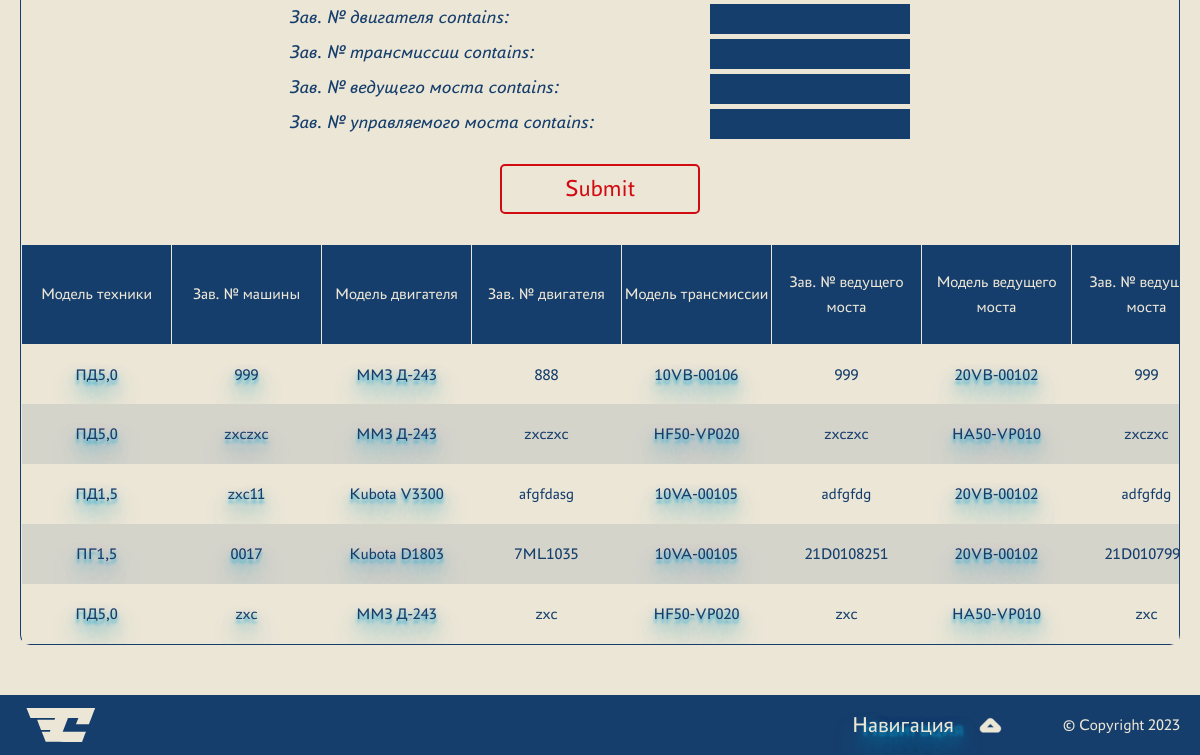
/you_db/ (signed in, lower part), run on an earlier commit of the app's database.
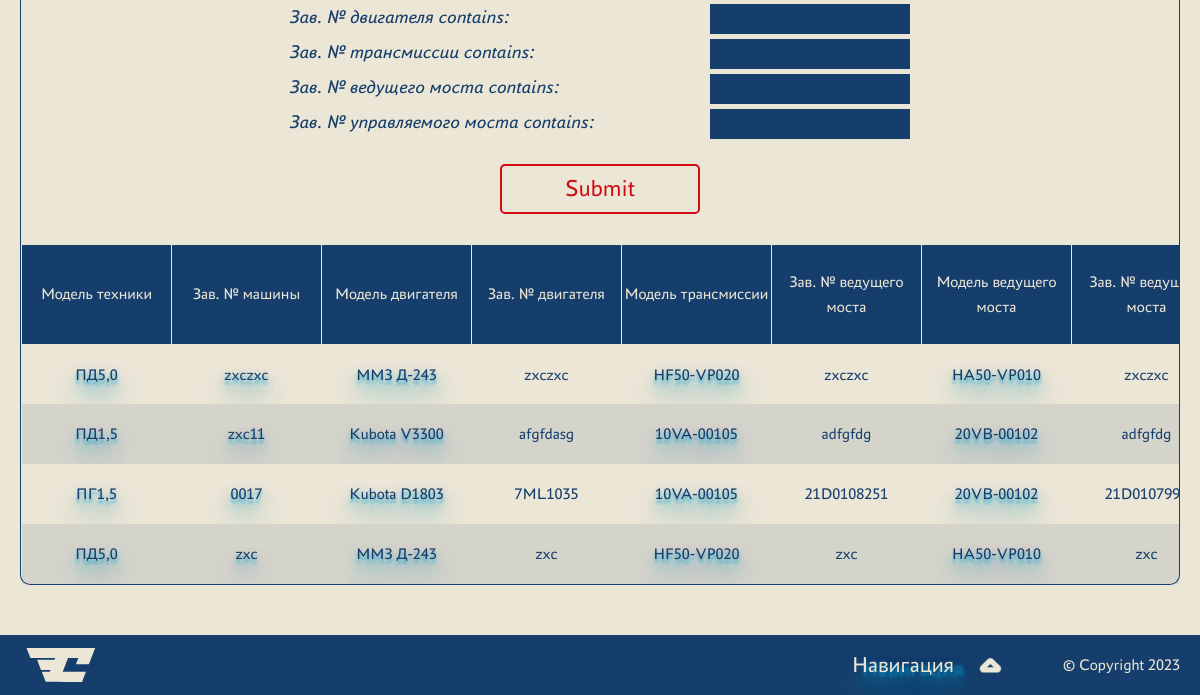
And on a later commit of the database.
### crm_app/models.py (models this page shows, shortened)
class Machine(models.Model):
    serialNumber = models.CharField(
        max_length=255, unique=True, verbose_name='Зав. № машины')
    modelMachine = models.ForeignKey(
        'ModelMachine', on_delete=models.CASCADE, related_name='modelMachines', verbose_name='Модель техники')
    serialNumberEngine = models.CharField(
        max_length=255, unique=True, verbose_name='Зав. № двигателя')
    modelEngine = models.ForeignKey(
        'ModelEngine', on_delete=models.CASCADE, related_name='modelEngines', verbose_name='Модель двигателя')
    serialTransmission = models.CharField(
        max_length=255, unique=True, verbose_name='Зав. № трансмиссии')
    modelTransmission = models.ForeignKey(
        'ModelTransmission', on_delete=models.CASCADE, related_name='modelTransmissions', verbose_name='Модель трансмиссии')
    serialDriveAxle = models.CharField(
        max_length=255, unique=True, verbose_name='Зав. № ведущего моста')
    modelDriveAxle = models.ForeignKey(
        'ModelDriveAxle', on_delete=models.CASCADE, related_name='modelDriveAxles', verbose_name='Модель ведущего моста')
    serialSteeringAxle = models.CharField(
        max_length=255, unique=True, verbose_name='Зав. № управляемого моста')
    modelSteeringAxle = models.ForeignKey(
        'ModelSteeringAxle', on_delete=models.CASCADE, related_name='modelSteeringAxles', verbose_name='Модель управляемого моста')
    deliveryContract = models.CharField(
        max_length=255, verbose_name='Договор поставки №, дата')
    shipmentDate = models.DateField(verbose_name='Дата отгрузки с завода')
    consignee = models.CharField(
        max_length=255, verbose_name='Грузополучатель (конечный потребитель)')
    deliveryAddress = models.CharField(
        max_length=255, verbose_name='Адрес поставки (эксплуатации)')
    additionalOptions = models.TextField(
        default='Комплектация не указана', verbose_name='Комплектация (дополнительные опции)')
    client = models.ForeignKey(
        User, on_delete=models.CASCADE, related_name='clients', verbose_name='Клиент')
    serviceCompany = models.ForeignKey(
        'ServiceCompany', on_delete=models.CASCADE, verbose_name='Сервисная компания')
    class Meta:
        verbose_name = 'Машина'
        verbose_name_plural = 'МАШИНЫ'
    def __str__(self):
        return self.serialNumber

class ModelMachine(models.Model):
    name = models.CharField(max_length=255, verbose_name='Модель')
    description = models.TextField(verbose_name='Описание')
    class Meta:
        verbose_name = 'Модель техники'
        verbose_name_plural = '_СПРАВОЧНИК_Модели техники'
    def __str__(self):
        return self.name

class ModelEngine(models.Model):
    name = models.CharField(max_length=255, verbose_name='Модель')
    description = models.TextField(verbose_name='Описание')
    class Meta:
        verbose_name = 'Модель двигателя'
        verbose_name_plural = '_СПРАВОЧНИК_Модели двигателя'
    def __str__(self):
        return self.name

class ModelTransmission(models.Model):
    name = models.CharField(max_length=255, verbose_name='Модель')
    description = models.TextField(verbose_name='Описание')
    class Meta:
        verbose_name = 'Модель трансмиссии'
        verbose_name_plural = '_СПРАВОЧНИК_Модели трансмиссии'
    def __str__(self):
        return self.name

class ModelDriveAxle(models.Model):
    name = models.CharField(max_length=255, verbose_name='Модель')
    description = models.TextField(verbose_name='Описание')
    class Meta:
        verbose_name = 'Модель ведущего моста'
        verbose_name_plural = '_СПРАВОЧНИК_Модели ведущего моста'
    def __str__(self):
        return self.name

### crm_app/views.py (the view)
# urls.py: path('you_db/', page_after_authorization, name='page_after_authorization'),
@login_required()
def page_after_authorization(request):
    user_client = request.user
    user_service = request.user.last_name
    if request.user.is_staff == True:
        return redirect('full_db_list')
    filter_machines = MachineFilter(request.GET, queryset=Machine.objects.filter(
        client=user_client).order_by('-shipmentDate'))
    if not filter_machines:
        service = ServiceCompany.objects.get(name=user_service)
        filter_machines = MachineFilter(request.GET, queryset=Machine.objects.filter(
            serviceCompany=service).order_by('-shipmentDate'))
    filter_maintenance = MaintenanceFilter(request.GET, queryset=Maintenance.objects.filter(
        client=user_client).order_by('-maintenanceDate'))
    if not filter_maintenance:
        service = ServiceCompany.objects.get(name=user_service)
        filter_maintenance = MaintenanceFilter(request.GET, queryset=Maintenance.objects.filter(
            serviceCompany=service).order_by('-maintenanceDate'))
    filter_claims = ClaimsFilter(request.GET, queryset=Claims.objects.filter(
        client=user_client).order_by('-breakdownDate'))
    if not filter_claims:
        service = ServiceCompany.objects.get(name=user_service)
        filter_claims = ClaimsFilter(request.GET, queryset=Claims.objects.filter(
            serviceCompany=service).order_by('-breakdownDate'))
    context = {
        'filter_machines': filter_machines,
        'filter_maintenance': filter_maintenance,
        'filter_claims': filter_claims,
        'menu': menu,
        'title': "Ваша база данных"
    }
    return render(request, 'crm_app/page_after_authorization.html', context=context)

### crm_app/models.py (called while the page is built)
    @property
    @admin.display(description='Время простоя')
    def downtime(self):
        if (self.breakdownDate != None):
            down = self.recoverDate - self.breakdownDate
            downtime = str(down).split(' ', 1)[0] + ' дней'
            return downtime

    def __str__(self):
        return self.name

    def __str__(self):
        return self.name

    def __str__(self):
        return self.name

    def __str__(self):
        return self.name

    def __str__(self):
        return self.name

### crm_app/templates/crm_app/page_after_authorization.html (shortened to what this page needs)
{% extends 'crm_app/base.html' %}
{% block content %}
<div class="container">
  <br />
  <div id="General_Info" class="tabcontent">
    <form class="filter" method="get">
      <div class="filter__items">{{ filter_machines.form.as_p }}</div>
      <input type="submit" />
    </form>
    <div class="tab1">
      <table class="tab1__table">
        <tr class="tab1__row">
          <th class="tab1__head">Модель техники</th>
          <th class="tab1__head">Зав. № машины</th>
          <th class="tab1__head">Модель двигателя</th>
          <th class="tab1__head">Зав. № двигателя</th>
          <th class="tab1__head">Модель трансмиссии</th>
          <th class="tab1__head">Зав. № ведущего моста</th>
          <th class="tab1__head">Модель ведущего моста</th>
          <th class="tab1__head">Зав. № ведущего моста</th>
        </tr>
        {% for machine in filter_machines.qs %}
        <tr class="tab1__row">
          <td class="tab1__col">
            <a
              href="{% url 'directory_model_machine' machine.modelMachine_id %}"
              >{{ machine.modelMachine }}</a
            >
          </td>
          <td class="tab1__col">
            <a href="{% url 'machine' machine.machine_id %}"
              >{{machine.serialNumber}}</a
            >
          </td>
          <td class="tab1__col">
            <a href="{% url 'directory_model_engine' machine.modelEngine_id %}"
              >{{machine.modelEngine}}</a
            >
          </td>
          <td class="tab1__col">{{machine.serialNumberEngine}}</td>
          <td class="tab1__col">
            <a
              href="{% url 'directory_model_transmission' machine.modelTransmission_id %}"
              >{{machine.modelTransmission}}</a
            >
          </td>
          <td class="tab1__col">{{machine.serialTransmission}}</td>
          <td class="tab1__col">
            <a
              href="{% url 'directory_model_drive_axle' machine.modelDriveAxle_id %}"
              >{{machine.modelDriveAxle}}</a
            >
          </td>
          <td class="tab1__col">{{machine.serialDriveAxle}}</td>
        </tr>
        {% empty %}
        <div class="message">Список пуст</div>
        {% endfor %}
      </table>
    </div>
  </div>
</div>
{% endblock content %}

### crm_app/templates/crm_app/base.html (shortened to what this page needs)
<!DOCTYPE html>
<html lang="en">
  <head>
    {% load static %}
    <link
      type="text/css"
      rel="stylesheet"
      href="{% static 'crm_app/css/main_styles.css' %}"
    />
    <link
      type="text/css"
      rel="stylesheet"
      href="{% static 'members/css/styles.css' %}"
    />
  </head>
  <body>
    <div class="wrapper">
      <main>{% block content %} {% endblock content %}</main>
      <div class="footer">
        <div class="container">
          <div class="footer__inner">
            <a class="footer__logo" href="{% url 'about' %}">
            </a>
            <div class="footer__drop">
              <div class="footer__dropup">
                <button class="footer__dropbtn">Навигация</button>
              </div>
            </div>
            <div class="footer__menu-item">© Copyright 2023</div>
          </div>
        </div>
      </div>
    </div>
  </body>
</html>

### crm_app/static/crm_app/css/main_styles.css (style rules this page uses)
* { padding:0;margin:0;border:0 }
*,:after,:before { -webkit-box-sizing:border-box;box-sizing:border-box }
aside,footer,header,main,nav { display:block }
body,html { height:100%;width:100%;font-size:100%;line-height:1;-ms-text-size-adjust:100%;-moz-text-size-adjust:100%;-webkit-text-size-adjust:100% }
button,input,optgroup,select,textarea { font-family:inherit;font-size:100%;margin:0 }
button { cursor:pointer }
button,select { text-transform:none }
[type=button],[type=reset],[type=submit],button { -webkit-appearance:button }
a,a:visited { text-decoration:none }
a { color:inherit }
.tabcontent { display:none;border:1px solid #163e6c;border-bottom-right-radius:10px;border-bottom-left-radius:10px;border-top:none;margin-bottom:50px }
.tab1 { overflow-x:auto }
.tab1__table { border-collapse:collapse;table-layout:fixed;width:100% }
.tab1__row:nth-child(2n) { background-color:#ebe6d6 }
.tab1__row:nth-child(odd) { background-color:rgba(22,62,108,0.1) }
.tab1__head { width:150px;height:100px;font-weight:normal;background:#163e6c;color:#ebe6d6;padding:10px 0;border:1px solid #ebe6d6 }
.tab1__col { height:60px;text-align:center;padding:8px;text-overflow:ellipsis;white-space:nowrap;overflow:hidden }
.tab1__col a { text-shadow:0px 4px 3px rgba(9,164,211,0.623),0px 8px 13px rgba(6,151,199,0.59),0px 18px 23px rgba(10,187,211,0.671) }
body,html { font-family:Astra,sans-serif;font-size:1rem;color:#163e6c;background:#ebe6d6;line-height:160% }
main { min-height:86vh }
.wrapper { width:100%;display:-webkit-box;display:-ms-flexbox;display:flex;-webkit-box-orient:vertical;-webkit-box-direction:normal;-ms-flex-direction:column;flex-direction:column;overflow:hidden }
.container { max-width:1960px;margin:0px auto;padding:0px 20px;height:auto }
.filter { width:620px;margin:0 auto;margin-bottom:30px;display:-webkit-box;display:-ms-flexbox;display:flex;-webkit-box-orient:vertical;-webkit-box-direction:normal;-ms-flex-direction:column;flex-direction:column }
.filter__items { margin-bottom:20px }
.filter__items p { font-size:1.2rem;font-style:italic;margin-bottom:5px;color:#163e6c;display:-webkit-box;display:-ms-flexbox;display:flex;-webkit-box-pack:justify;-ms-flex-pack:justify;justify-content:space-between }
.filter__items p input,.filter__items p select { height:30px;width:200px;background-color:#163e6c;color:#ebe6d6;padding:0 10px }
.filter>input { width:200px;height:50px;border:2px solid #d20a11;color:#d20a11;font-size:1.5rem;border-radius:5px;background-color:#ebe6d6;margin:0 auto;cursor:pointer;-webkit-box-align:center;-ms-flex-align:center;align-items:center }
.footer { background:#163e6c;color:#ebe6d6 }
.footer__inner { display:-webkit-box;display:-ms-flexbox;display:flex;-webkit-box-pack:justify;-ms-flex-pack:justify;justify-content:space-between;-webkit-box-align:center;-ms-flex-align:center;align-items:center }
.footer__logo>svg { width:70%;height:70%;display:-webkit-box;display:-ms-flexbox;display:flex;-ms-flex-line-pack:center;align-content:center }
.footer__drop { margin-left:auto;margin-right:50px }
.footer__dropup { position:relative;display:inline-block }
.footer__dropup:before { content:"";background:url("../images/icons_buttons/dropup.png");width:23px;height:16px;display:block;position:absolute;top:50%;-webkit-transform:translateY(-50%);transform:translateY(-50%);right:5% }
.footer__dropbtn { color:#ebe6d6;font-size:1.4rem;padding:14px 16px;background-color:inherit;margin:0;text-align:center;padding:5px 0;width:220px;height:60px;text-shadow:10px 4px 3px rgba(9,164,211,0.623),10px 8px 13px rgba(6,151,199,0.59),5px 18px 23px rgba(10,187,211,0.671) }

What changed in the data, as far as the page shows it:
removed Machine: modelMachine "ПД5,0", serialNumber "999", modelEngine "ММЗ Д-243", serialNumberEngine "888", modelTransmission "10VB-00106", serialTransmission "999", modelDriveAxle "20VB-00102", serialDriveAxle "999"
